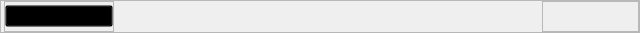
                 <widget class="QFrame" name="title_bar">
                  <property name="minimumSize">
                   <size>
                    <width>0</width>
                    <height>33</height>
                   </size>
                  </property>
                  <property name="maximumSize">
                   <size>
                    <width>16777215</width>
                    <height>33</height>
                   </size>
                  </property>
                  <property name="styleSheet">
                   <string notr="true"/>
                  </property>
                  <property name="frameShape">
                   <enum>QFrame::StyledPanel</enum>
                  </property>
                  <property name="frameShadow">
                   <enum>QFrame::Raised</enum>
                  </property>
                  <layout class="QHBoxLayout" name="horizontalLayout_4">
                   <property name="spacing">
                    <number>1</number>
                   </property>
                   <property name="leftMargin">
                    <number>3</number>
                   </property>
                   <property name="topMargin">
                    <number>0</number>
                   </property>
                   <property name="rightMargin">
                    <number>0</number>
                   </property>
                   <property name="bottomMargin">
                    <number>0</number>
                   </property>
                   <item>
                    <widget class="QFrame" name="frame_logo">
                     <property name="minimumSize">
                      <size>
                       <width>110</width>
                       <height>0</height>
                      </size>
                     </property>
                     <property name="styleSheet">
                      <string notr="true"/>
                     </property>
                     <property name="frameShape">
                      <enum>QFrame::StyledPanel</enum>
                     </property>
                     <property name="frameShadow">
                      <enum>QFrame::Raised</enum>
                     </property>
                     <layout class="QHBoxLayout" name="horizontalLayout_6">
                      <property name="spacing">
                       <number>0</number>
                      </property>
                      <property name="leftMargin">
                       <number>0</number>
                      </property>
                      <property name="topMargin">
                       <number>0</number>
                      </property>
                      <property name="rightMargin">
                       <number>0</number>
                      </property>
                      <property name="bottomMargin">
                       <number>0</number>
                      </property>
                      <item>
                       <widget class="QPushButton" name="logo">
                        <property name="layoutDirection">
                         <enum>Qt::LeftToRight</enum>
                        </property>
                        <property name="styleSheet">
                         <string notr="true">background-color: transparent;
text-align: left;</string>
                        </property>
                        <property name="text">
                         <string/>
                        </property>
                        <property name="icon">
                         <iconset>
                          <normaloff>../../../images/svg_images/img-removebg-preview.png</normaloff>../../../images/svg_images/img-removebg-preview.png</iconset>
                        </property>
                        <property name="iconSize">
                         <size>
                          <width>115</width>
                          <height>115</height>
                         </size>
                        </property>
                       </widget>
                      </item>
                     </layout>
                    </widget>
                   </item>
                   <item>
                    <spacer name="horizontalSpacer">
                     <property name="orientation">
                      <enum>Qt::Horizontal</enum>
                     </property>
                     <property name="sizeHint" stdset="0">
                      <size>
                       <width>427</width>
                       <height>20</height>
                      </size>
                     </property>
                    </spacer>
                   </item>
                   <item>
                    <widget class="QFrame" name="frame_control_window">
                     <property name="minimumSize">
                      <size>
                       <width>97</width>
                       <height>0</height>
                      </size>
                     </property>
                     <property name="styleSheet">
                      <string notr="true"/>
                     </property>
                     <property name="frameShape">
                      <enum>QFrame::StyledPanel</enum>
                     </property>
                     <property name="frameShadow">
                      <enum>QFrame::Raised</enum>
                     </property>
                     <layout class="QHBoxLayout" name="horizontal_layout_frame_control_window">
                      <property name="spacing">
                       <number>7</number>
                      </property>
                      <property name="leftMargin">
                       <number>0</number>
                      </property>
                      <property name="topMargin">
                       <number>0</number>
                      </property>
                      <property name="rightMargin">
                       <number>0</number>
                      </property>
                      <property name="bottomMargin">
                       <number>0</number>
                      </property>
                     </layout>
                    </widget>
                   </item>
                  </layout>
                 </widget>
